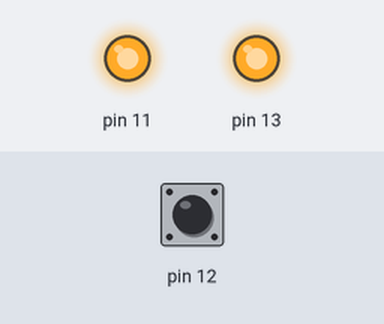
This sketch was run on a simulated Arduino Uno, built with avr-gcc and run on an emulated ATmega328P. Parts: output pins drawn as LEDs (lit = HIGH). The test bench sets the inputs (shaded band); at power-on: pin 12 HIGH. What the sketch prints to the serial monitor is not drawn.

Above: at 1.5 s.
At 8.0 s:
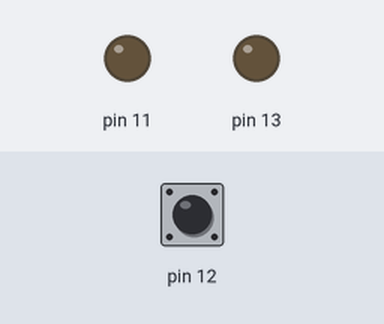
Timing chart, 0 to 16.9 s (numbered marks = the images above):
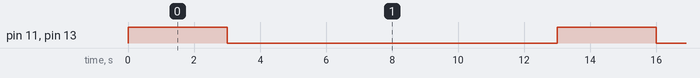

Measured:
- by itself, pin 11, pin 13: alternates HIGH for 3.0 s and LOW for 10.0 s

The sketch:

avalia__o.ino
```cpp
// C++ code
//
void setup()
{
  pinMode(13, INPUT);
  Serial.begin(9600);
  pinMode(13, OUTPUT);
  pinMode(11, OUTPUT);
  pinMode(12, OUTPUT);
  pinMode(12, INPUT);
}

void loop()
{
  Serial.println(digitalRead(13));
  if (digitalRead(13) == 0) {
    digitalWrite(13, HIGH);
    digitalWrite(11, HIGH);
    digitalWrite(12, LOW);
    delay(3000); // Wait for 3000 millisecond(s)
    if (digitalRead(12) == 0) {
      digitalWrite(13, LOW);
      digitalWrite(11, LOW);
      digitalWrite(12, HIGH);
      delay(10000); // Wait for 10000 millisecond(s)
    }
  }
}
```
